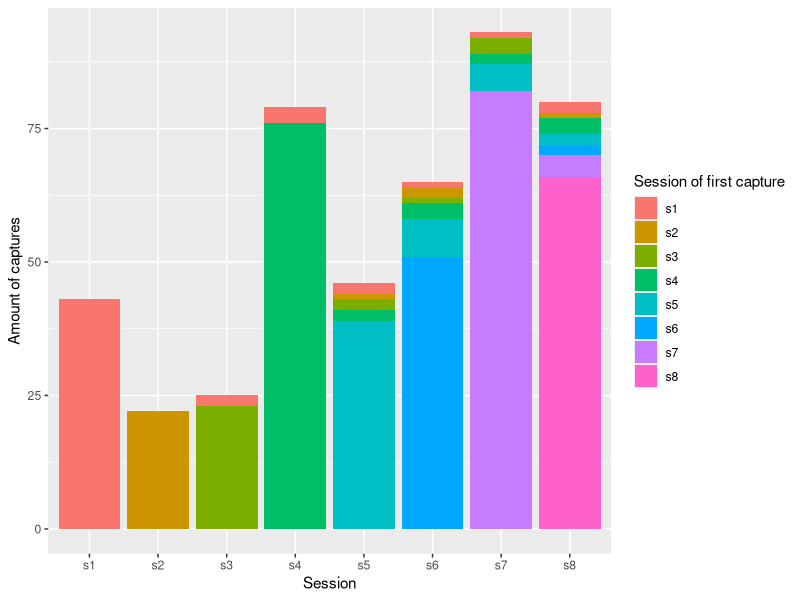

Source code (R):
## ---- chunk 1
knitr::opts_chunk$set(
  echo = FALSE,
  comment = "#>",
  collapse = TRUE
  )
## ---- chunk 2
library(dplyr)
library(tidyr)
library(ggplot2)

## load data: ------------
raw_data <- read.csv("Project/raw_data_8.csv")
head(raw_data)
pda <- raw_data %>% 
  select(-id) %>% 
  mutate(s1 = ifelse(s1 != 0, "s1", 0)) %>% 
  mutate_all(funs(ifelse(s1 == "s1" & . != 0, "s1", .))) %>% 
  mutate(s2 = ifelse(s2 %in% c(0, "s1"), s2, "s2")) %>% 
  mutate_all(funs(ifelse(s2 == "s2" & . != 0, "s2", .))) %>% 
  mutate(s3 = ifelse(s3 %in% c(0, "s1", "s2"), s3, "s3")) %>% 
  mutate_all(funs(ifelse(s3 == "s3" & . != 0, "s3", .))) %>% 
  mutate(s4 = ifelse(s4 %in% c(0, "s1", "s2", "s3"), s4, "s4")) %>% 
  mutate_all(funs(ifelse(s4 == "s4" & . != 0, "s4", .))) %>% 
  mutate(s5 = ifelse(s5 %in% c(0, "s1", "s2", "s3", "s4"), s5, "s5")) %>% 
  mutate_all(funs(ifelse(s5 == "s5" & . != 0, "s5", .))) %>% 
  mutate(s6 = ifelse(s6 %in% c(0, "s1", "s2", "s3", "s4", "s5"), s6, "s6")) %>% 
  mutate_all(funs(ifelse(s6 == "s6" & . != 0, "s6", .)))%>% 
  mutate(s7 = ifelse(s7 %in% c(0, "s1", "s2", "s3", "s4", "s5", "s6"), s7, "s7")) %>% 
  mutate_all(funs(ifelse(s7 == "s7" & . != 0, "s7", .))) %>% 
  mutate(s8 = ifelse(s8 %in% c(0, "s1", "s2", "s3", "s4", "s5", "s6", "s7"), s8, "s8")) %>% 
  mutate_all(funs(ifelse(s8 == "s8" & . != 0, "s8", .)))
lon_pda <- gather(pda) %>% 
  filter(value != 0)

ggplot(lon_pda) + 
  geom_bar(aes(x= key, fill = value), stat = "count", na.rm = T) +
  xlab("Session") + ylab("Amount of captures") + 
  guides(fill=guide_legend(title="Session of first capture"))
